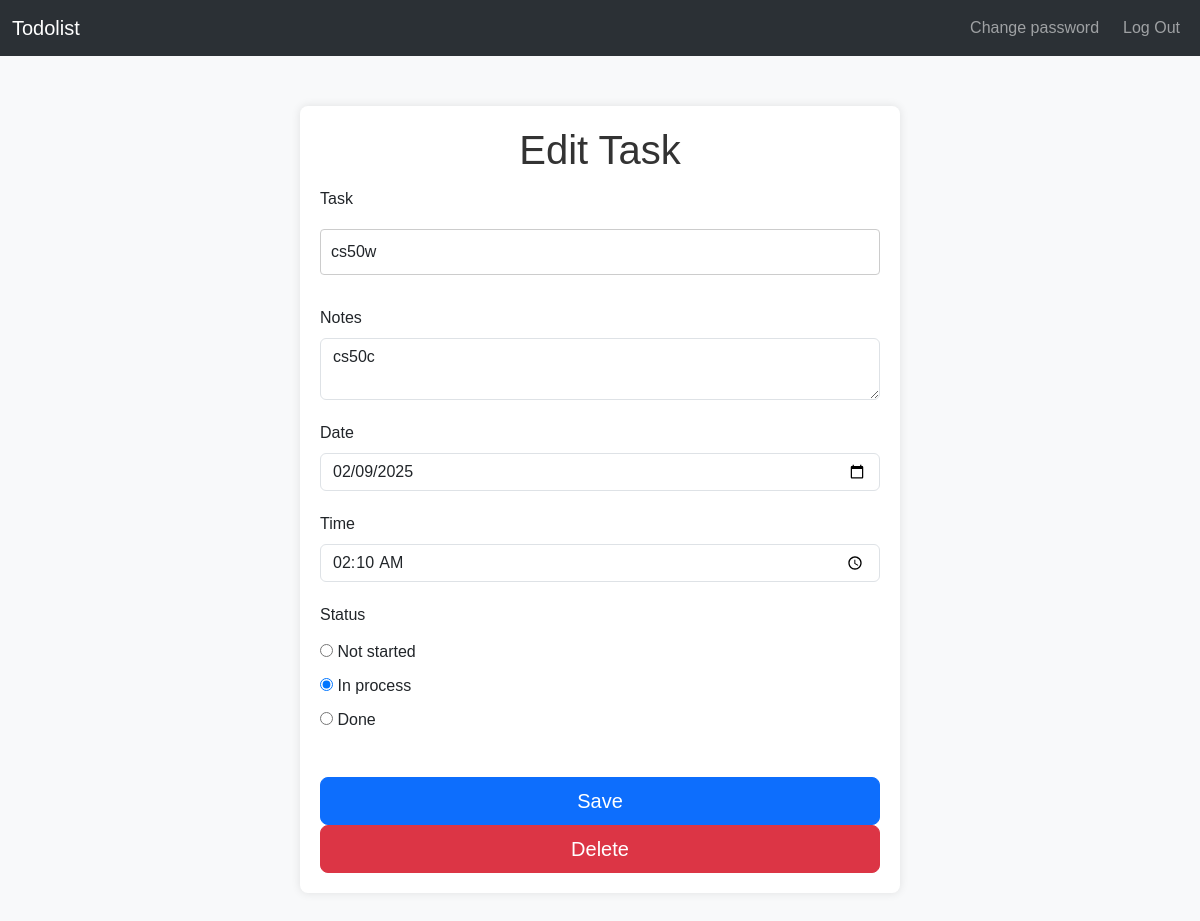
The page /edit/6 (signed in) on the database its author committed.
### app.py (models this page shows)
class Task(db.Model):
    __tablename__ = 'tasks'
    id = db.Column(db.Integer, primary_key=True, autoincrement=True)
    user_id = db.Column(db.Integer, db.ForeignKey('users.id'), nullable=False)
    task = db.Column(db.String(200), nullable=False)
    date = db.Column(db.String(50), nullable=False)
    time = db.Column(db.String(50), nullable=False)
    notes = db.Column(db.String)
    status = db.Column(db.String(50))
    deadline_date = db.Column(db.String(50))
    deadline_time = db.Column(db.String(50))

### app.py (the view, shortened to what this page needs)
@app.route('/edit/<int:task_id>', methods=['GET', 'POST'])
def edit(task_id):
    task = db.session.execute(db.select(Task).filter_by(id=task_id, user_id=session["user_id"])).scalar_one()
    return render_template('edit.html', task=task)

### templates/edit.html (shortened to what this page needs)
{% extends "layout.html" %}
{% block main %}
    <div class="container">
        <h1>Edit Task</h1>
        <form action="/edit/{{ task.id }}" method="POST">
            <div class="mb-3">
                <label for="task" class="form-label">Task</label>
                <input type="text" class="form-control" id="task" name="task" value="{{ task.task }}" required>
            </div>
            <div class="mb-3">
                <label for="notes" class="form-label">Notes</label>
                <textarea class="form-control" id="notes" name="notes">{{ task.notes }}</textarea>
            </div>
            <div class="mb-3">
                <label for="deadline_date" class="form-label">Date</label>
                <input type="date" class="form-control" id="deadline_date" name="deadline_date" value="{{ task.deadline_date }}">
            </div>
            <div class="mb-3">
                <label for="deadline_time" class="form-label">Time</label>
                <input type="time" class="form-control" id="deadline_time" name="deadline_time" value="{{ task.deadline_time }}">
            </div>
            <div class="mb-3">
                <label for="status" class="form-label">Status</label><br>
                <input type="radio" id="not_started" name="status" value="not_started" {% if task.status == 'not_started' %}checked{% endif %}>
                <label for="not_started">Not started</label><br>
                <input type="radio" id="in_process" name="status" value="in_process" {% if task.status == 'in_process' %}checked{% endif %}>
                <label for="in_process">In process</label><br>
                <input type="radio" id="done" name="status" value="done" {% if task.status == 'done' %}checked{% endif %}>
                <label for="done">Done</label><br><br>
            </div>
            <button type="submit" class="btn btn-primary btn-lg">Save</button>
        </form>
        <form action="/delete/{{ task.id }}" method="POST" onsubmit="return confirm('Are you sure you want to delete this task?');">
            <button type="submit" class="btn btn-danger btn-lg">Delete</button>
        </form>
    </div>
{% endblock %}

### static/styles.css (style rules this page uses)
body { font-family: Arial, sans-serif; background-color: #f8f9fa; margin: 0; padding: 0; }
.container { position: relative; max-width: 600px; margin: 50px auto; padding: 20px; background-color: #ffffff; box-shadow: 0 0 10px rgba(0, 0, 0, 0.1); border-radius: 8px; }
h1 { text-align: center; color: #333333; }
form { display: flex; flex-direction: column; }
input[type="text"], input[type="submit"] { padding: 10px; margin: 10px 0; border: 1px solid #cccccc; border-radius: 4px; }
label { margin: 5px 0; }
#not_started { color: red; }
#in_process { color: orange; }
#done { color: green; }

### rows shown on the page
Task: task "cs50w", notes "cs50c", deadline_date "02/09/2025", deadline_time "02:10", status "☐ Not started", status "☑ In process", status "☐ Done"
